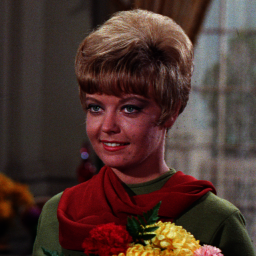
#> input picture data/Girl.bmp, 256 x 256 px
$ python spatial_filter_canny.py
#> lines starting #> are read from the running program, lines starting #| are printed output that depends on the picture
import cv2
import numpy as np

img = cv2.imread('data/Girl.bmp',0)
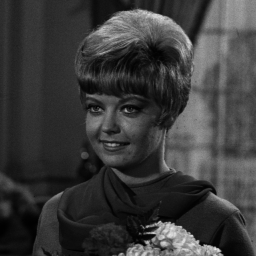
#> img: shape (256, 256); min 1, max 234, mean 58.8
edges1 = cv2.Canny(img, 10, 50)
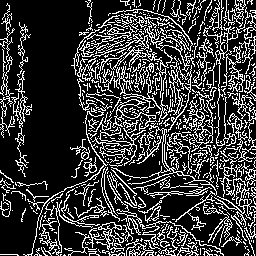
#> edges1: shape (256, 256); 22.9% white in thin lines or dots
edges2 = cv2.Canny(img, 10, 100)
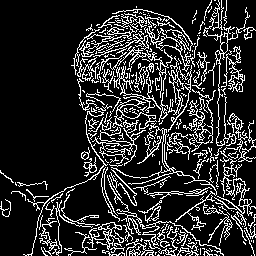
#> edges2: shape (256, 256); 17.3% white in thin lines or dots
edges3 = cv2.Canny(img, 10, 150)
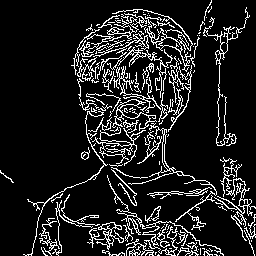
#> edges3: shape (256, 256); 12.6% white in thin lines or dots

cv2.imshow("edge1", edges1)
cv2.imshow("edge2", edges2)
cv2.imshow("edge3", edges3)
cv2.waitKey(-1)

cv2.imwrite("output/canny_edge1.bmp", edges1)
cv2.imwrite("output/canny_edge2.bmp", edges2)
cv2.imwrite("output/canny_edge3.bmp", edges3)
